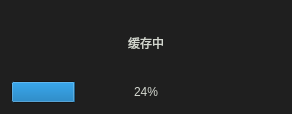
<?xml version="1.0" encoding="UTF-8"?>
<ui version="4.0">
 <class>RunDialog</class>
 <widget class="QDialog" name="RunDialog">
  <property name="geometry">
   <rect>
    <x>0</x>
    <y>0</y>
    <width>292</width>
    <height>114</height>
   </rect>
  </property>
  <property name="windowTitle">
   <string>操作中</string>
  </property>
  <property name="windowIcon">
   <iconset resource="src.qrc">
    <normaloff>:/imag/icon.png</normaloff>:/imag/icon.png</iconset>
  </property>
  <property name="styleSheet">
   <string notr="true">
QWidget{
background-color: rgb(31,31,31);
	color: rgb(211, 215, 207);
}
QToolTip{

background-color:rgb(31,31,31);
color: rgb(211, 215, 207);
border:1px solid rgb(31,31,31);
}</string>
  </property>
  <layout class="QVBoxLayout" name="verticalLayout">
   <item>
    <widget class="QLabel" name="label">
     <property name="text">
      <string>缓存中</string>
     </property>
     <property name="alignment">
      <set>Qt::AlignCenter</set>
     </property>
    </widget>
   </item>
   <item>
    <widget class="QProgressBar" name="num">
     <property name="styleSheet">
      <string notr="true">background-color: rgb(31,31,31);
color: rgb(211, 215, 207);
border:none;</string>
     </property>
     <property name="value">
      <number>24</number>
     </property>
     <property name="alignment">
      <set>Qt::AlignCenter</set>
     </property>
     <property name="orientation">
      <enum>Qt::Horizontal</enum>
     </property>
    </widget>
   </item>
  </layout>
 </widget>
 <resources>
  <include location="src.qrc"/>
 </resources>
 <connections/>
</ui>
